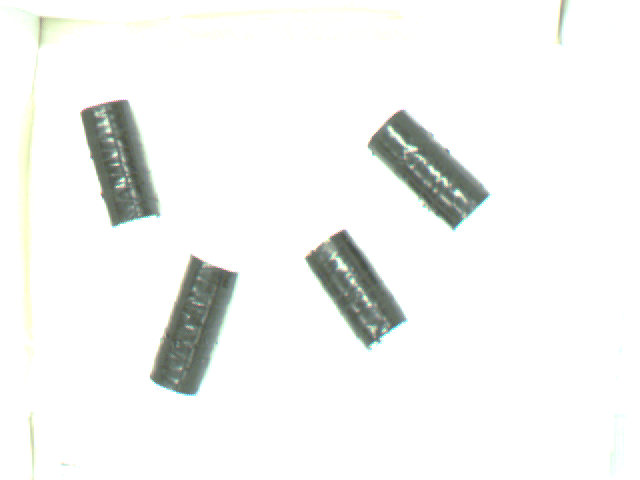
%> input picture rightimage_d1.ppm, 640 x 480 px
$ octave objdet.m   (GNU Octave 9; MATLAB toolbox functions it lacks are replaced by stand-ins)
%> lines starting %> are read from the running program, lines starting %| are printed output that depends on the picture; in (x1, y1, x2, y2) boxes, pixels count from 0 and x2, y2 are one past the last pixel; in counts of white or black regions, pixels touching at a corner belong together; the program's own positions count from 1
clc
clear


%% Reading the image and
left_image = imread('rightimage_d1.ppm');
%> left_image is the input picture: size 480x640x3 uint8; mean R, G, B 243.3, 244.5, 243


%% Convert to gray scale
left_image2 = rgb2gray(left_image);

%%
level_l = graythresh(left_image2);
%> level_l = 0.733
bi_left = imbinarize(left_image2, level_l);
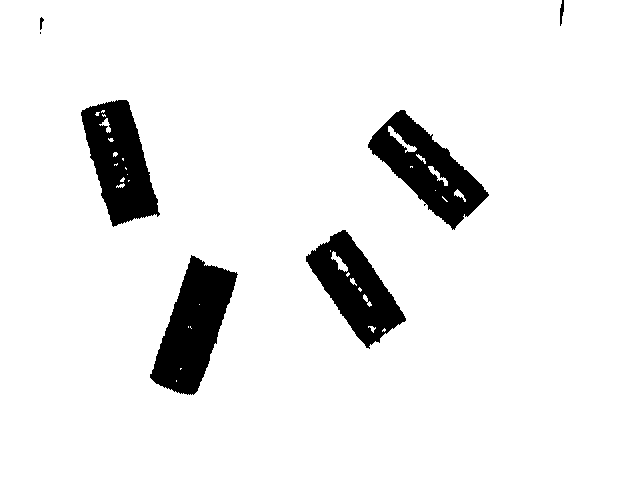
%> bi_left: size 480x640 logical; 92.3% white; 7 black regions (1 under 20 px), largest, box (x1, y1, x2, y2) and area: (150, 255, 238, 395) 6556, (368, 110, 489, 230) 5969, (81, 100, 160, 227) 5830, (306, 230, 406, 349) 5352, (560, 0, 564, 26) 66, (40, 17, 44, 30) 30
figure(1),
subplot(2,2,1), imshow(bi_left);
title('Binary image')

%%
% [5 lines of commented-out code are left out]
bi_left = ~bi_left;
bi_left4 = imfill(bi_left, 'holes');
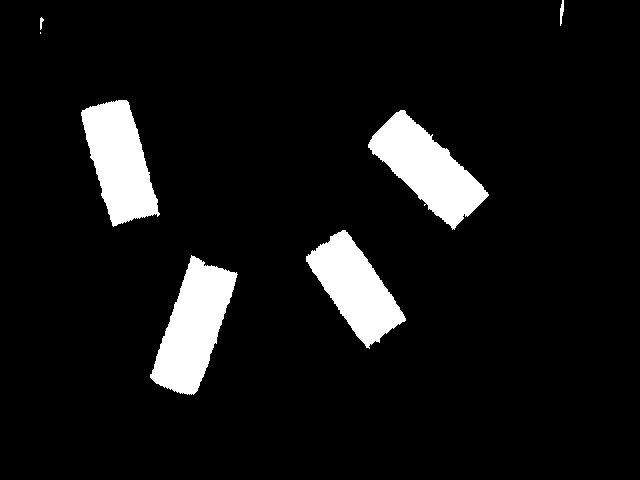
%> bi_left4: size 480x640 logical; 8% white; 7 white regions (1 under 20 px), largest, box (x1, y1, x2, y2) and area: (150, 255, 238, 395) 6567, (368, 110, 489, 230) 6386, (81, 100, 160, 227) 6029, (306, 230, 406, 349) 5623, (560, 0, 564, 26) 66, (40, 17, 44, 30) 30
%se = strel('line', 40,90);
%bi_left4 = imerode(bi_left4, se);
bi_left5 = bwareaopen(bi_left4,200);
%> bi_left5: size 480x640 logical; 8% white; 4 white regions, box (x1, y1, x2, y2) and area: (150, 255, 238, 395) 6567, (368, 110, 489, 230) 6386, (81, 100, 160, 227) 6029, (306, 230, 406, 349) 5623


figure(1),
subplot(2,2,2), imshow(bi_left5);
title('Filled binary image')

%%
CC_left = bwconncomp(bi_left5);
%> CC_left = 4 connected components

centroid_left = regionprops(CC_left, 'centroid', 'area', 'orientation');
%> centroid_left = 4 regions; Area, Centroid and Orientation: 6567 [194.1 327.9] 71.09, 6386 [428.2 169.6] -43.92, 6029 [120.1 162.3] -73.92, 5623 [356 288.8] -56.05

centroids = cat(1, centroid_left.Centroid);
%> centroids = [120.1 162.3; 194.1 327.9; 356 288.8; 428.2 169.6]

imshow(bi_left4)
hold on
plot(centroids(:,1),centroids(:,2), 'b*')
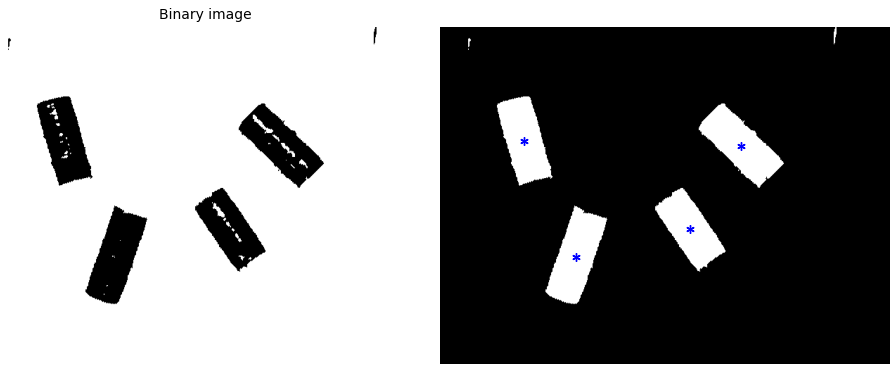
%> figure redrawn from the program's plot data, 2 panels
hold off

%%

$ run again, with left1.ppm copied over rightimage_d1.ppm
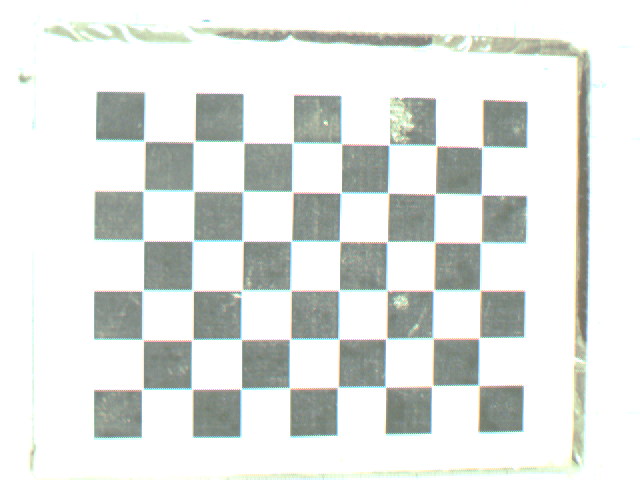
%> input picture left1.ppm, 640 x 480 px
%> left_image is the input picture: size 480x640x3 uint8; mean R, G, B 224.2, 227.5, 224.6
%> level_l = 0.78
%> bi_left4: size 480x640 logical; 25.1% white; 64 white regions (22 under 20 px), largest, box (x1, y1, x2, y2) and area: (491, 38, 590, 360) 4611, (144, 241, 192, 290) 2319, (194, 192, 243, 241) 2309
%> `bi_left5 = bwareaopen(bi_left4,200);`:
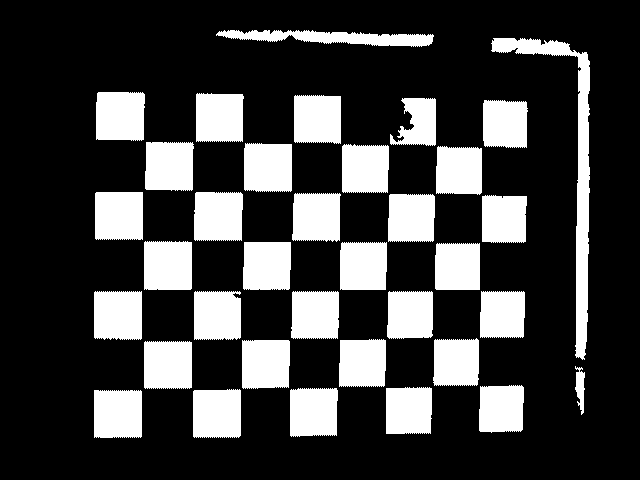
%> bi_left5: size 480x640 logical; 24.9% white; 35 white regions, largest, box (x1, y1, x2, y2) and area: (491, 38, 590, 360) 4611, (144, 241, 192, 290) 2319, (194, 192, 243, 241) 2309
%> CC_left = 35 connected components
%> centroid_left = 35 regions; largest, Area, Centroid and Orientation: 4611 [571.1 169.1] -81.81, 2319 [168.5 266.3] -74.54, 2309 [218.8 216.9] 52.19, 2302 [120.7 116.6] 35.74, 2284 [118.6 315.8] -30.31
%> centroids = 35 rows, first 12: [118.6 315.8; 118.4 414.5; 119.5 216.3; 120.7 116.6; 168.5 266.3; 168.5 365.5; 169.9 166.8; 217.5 414.2; 218.8 216.9; 217.7 316.1; 220 118.2; 334.9 38.23]
%> `plot(centroids(:,1),centroids(:,2), 'b*')`:
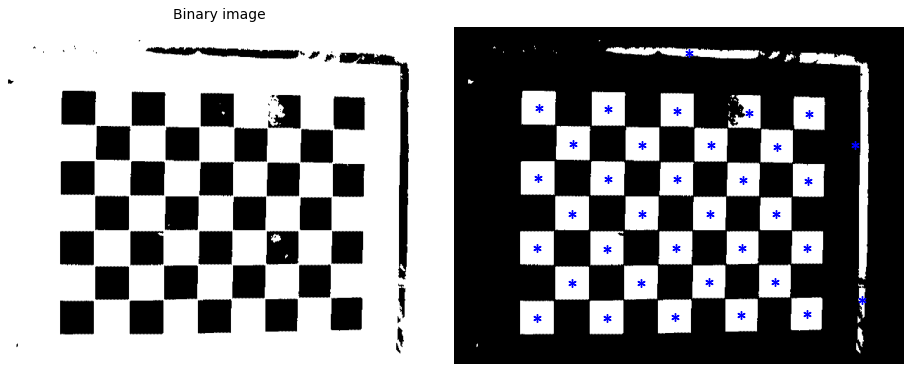
%> figure redrawn from the program's plot data, 2 panels

$ run again, with left10.ppm copied over rightimage_d1.ppm
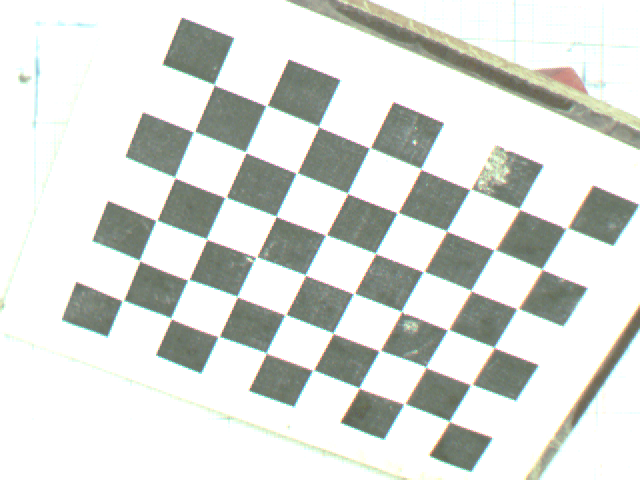
%> input picture left10.ppm, 640 x 480 px
%> left_image is the input picture: size 480x640x3 uint8; mean R, G, B 217.8, 220.8, 216.7
%> level_l = 0.741
%> bi_left4: size 480x640 logical; 26.5% white; 73 white regions (32 under 20 px), largest, box (x1, y1, x2, y2) and area: (287, 0, 640, 149) 6755, (163, 18, 234, 84) 2826, (268, 60, 340, 126) 2806
%> `bi_left5 = bwareaopen(bi_left4,200);`:
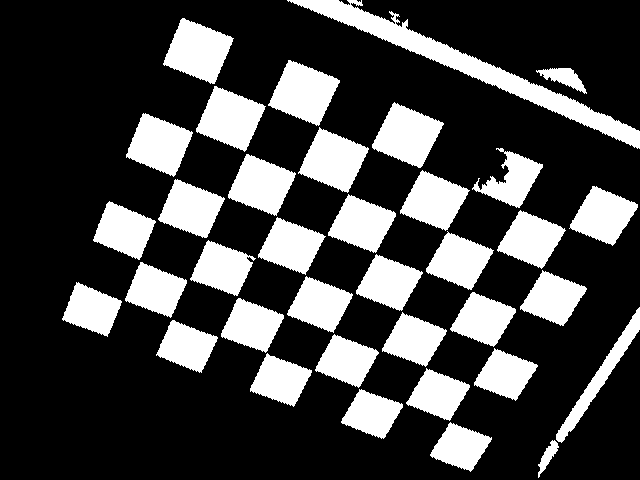
%> bi_left5: size 480x640 logical; 26.4% white; 36 white regions, largest, box (x1, y1, x2, y2) and area: (287, 0, 640, 149) 6755, (163, 18, 234, 84) 2826, (268, 60, 340, 126) 2806
%> CC_left = 36 connected components
%> centroid_left = 36 regions; largest, Area, Centroid and Orientation: 6755 [471.2 66.9] -23.12, 2826 [198.7 51.6] -15.3, 2806 [304.6 93.2] -6.49, 2775 [408 135.9] -0.512, 2719 [231.1 119.2] -12.6
%> centroids = 36 rows, first 12: [92.4 310.3; 124.7 231; 156.3 290.6; 159.8 145.2; 187.4 347; 191.7 209.5; 198.7 51.55; 222.9 268.8; 231.1 119.2; 252.8 325.9; 262 185.5; 281.2 380.9]
%> `plot(centroids(:,1),centroids(:,2), 'b*')`:
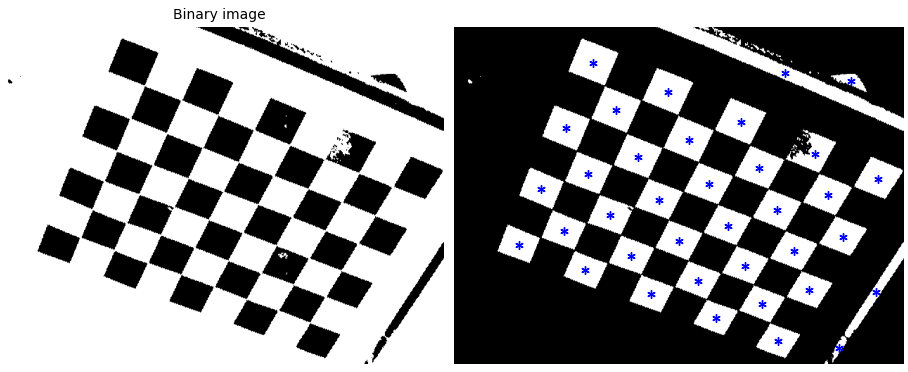
%> figure redrawn from the program's plot data, 2 panels

$ run again, with left11.ppm copied over rightimage_d1.ppm
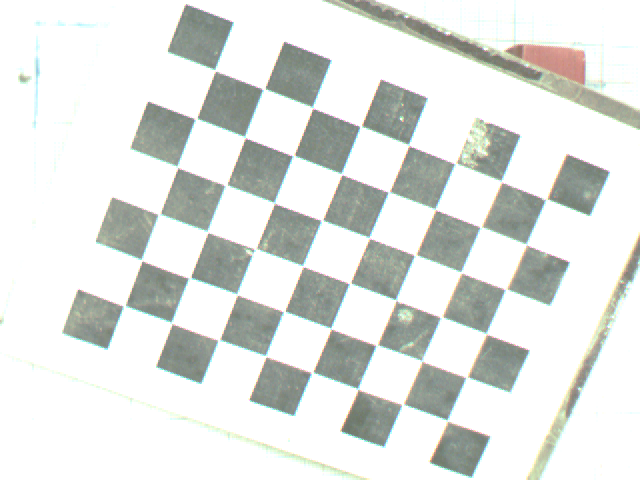
%> input picture left11.ppm, 640 x 480 px
%> left_image is the input picture: size 480x640x3 uint8; mean R, G, B 224, 226.9, 223.8
%> level_l = 0.788
%> bi_left4: size 480x640 logical; 26.8% white; 62 white regions (24 under 20 px), largest, box (x1, y1, x2, y2) and area: (325, 0, 640, 130) 7210, (168, 4, 233, 70) 2606, (266, 42, 331, 107) 2575
%> `bi_left5 = bwareaopen(bi_left4,200);`:
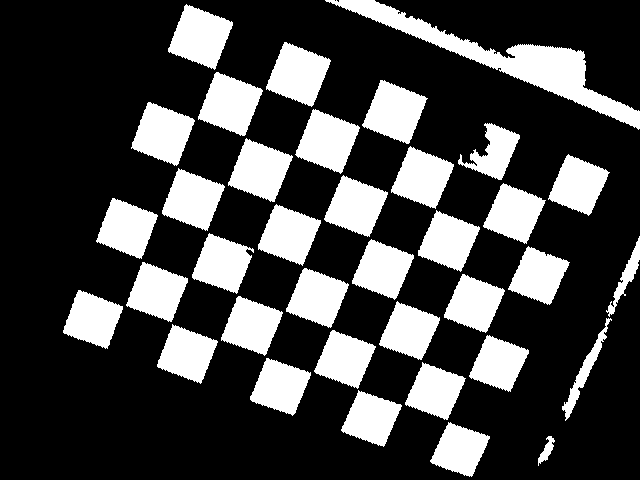
%> bi_left5: size 480x640 logical; 26.7% white; 36 white regions, largest, box (x1, y1, x2, y2) and area: (325, 0, 640, 130) 7210, (168, 4, 233, 70) 2606, (266, 42, 331, 107) 2575
%> CC_left = 36 connected components
%> centroid_left = 36 regions; largest, Area, Centroid and Orientation: 7210 [509.4 60.6] -20.1, 2606 [201 37.4] 9.79, 2575 [298.9 74.9] 29.03, 2560 [230.8 104.5] 14.77, 2546 [328 141.8] 24.17
%> centroids = 36 rows, first 12: [93.28 320; 127.5 228.8; 157.6 292.6; 163.4 134.3; 187.7 354.6; 193.4 200.3; 201 37.35; 223 264.2; 230.8 104.5; 252.3 326.3; 260.7 170.9; 280.9 387.2]
%> `plot(centroids(:,1),centroids(:,2), 'b*')`:
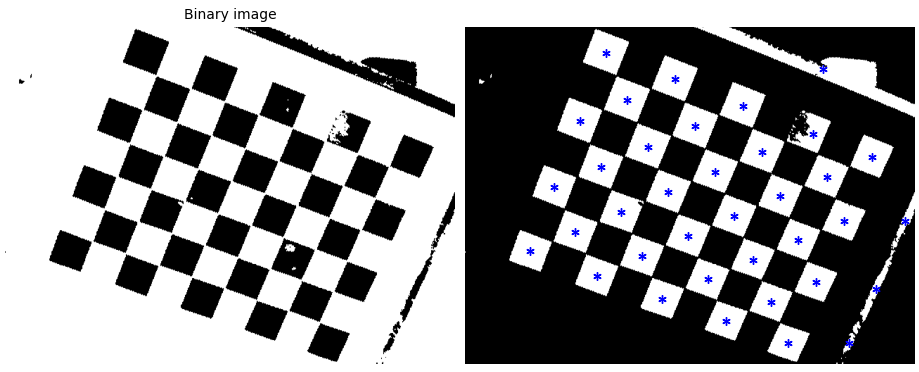
%> figure redrawn from the program's plot data, 2 panels
